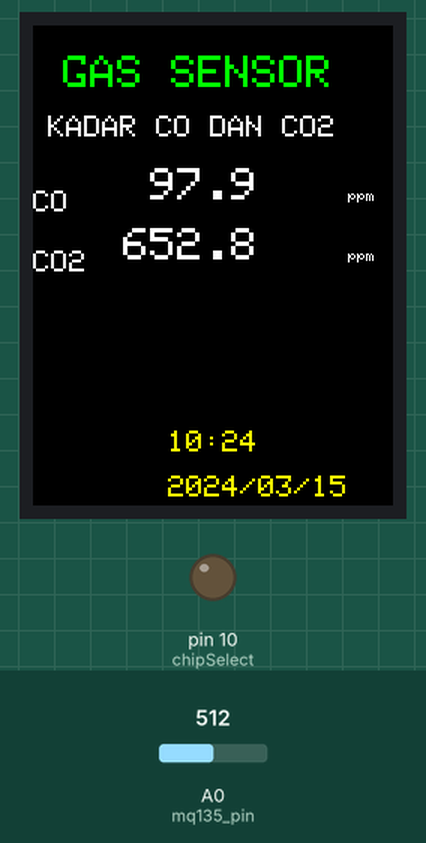
The sketch below on a simulated Arduino Uno, built with avr-gcc and run on an emulated ATmega328P. On the bench: 240×320 colour display, output pins drawn as LEDs (lit = HIGH). The inputs (shaded band) are chosen by the test bench; at power-on: A0 (mq135_pin) = 512. The local clock reads 2024-03-15 10:24:30 at power-on unless the sketch sets it; storage starts empty; what the sketch prints to the serial monitor is not drawn.

Above: at 1.4 s.
1.5 s: A0 (mq135_pin) set to 716
At 2.8 s:
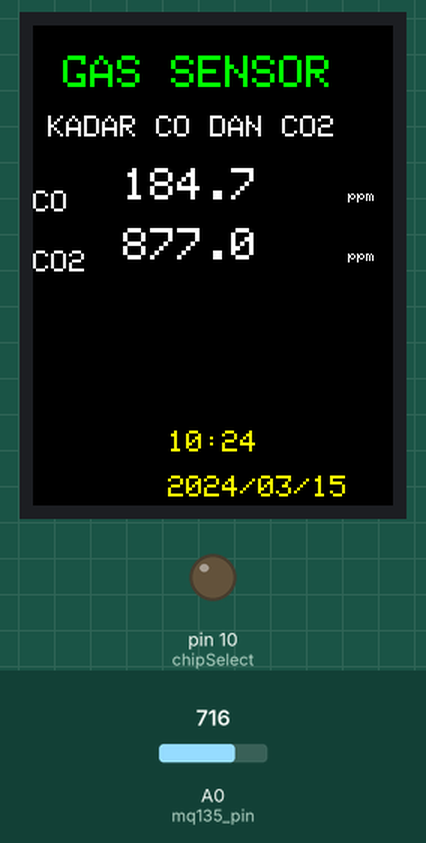
3.1 s: A0 (mq135_pin) set to 900
At 3.8 s:
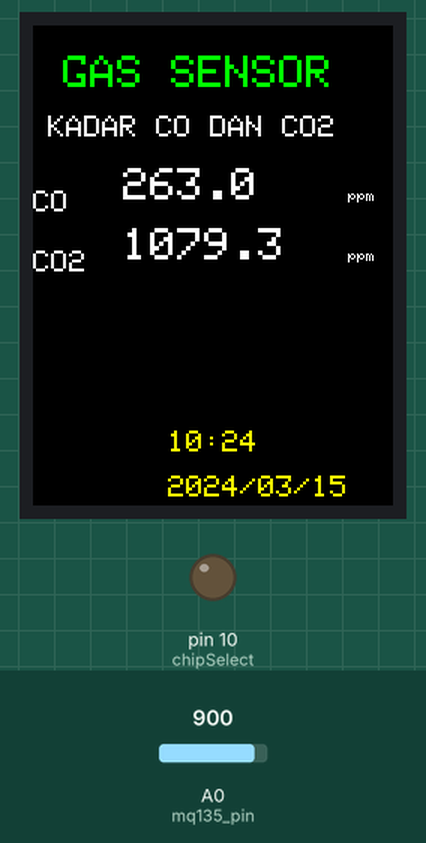
4.6 s: A0 (mq135_pin) set to 1023
At 5.8 s:
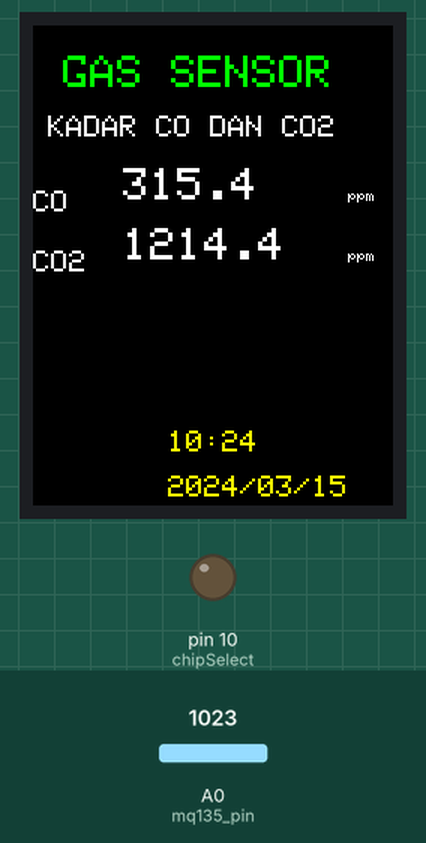
6.1 s: A0 (mq135_pin) set to 1009
At 7.1 s:
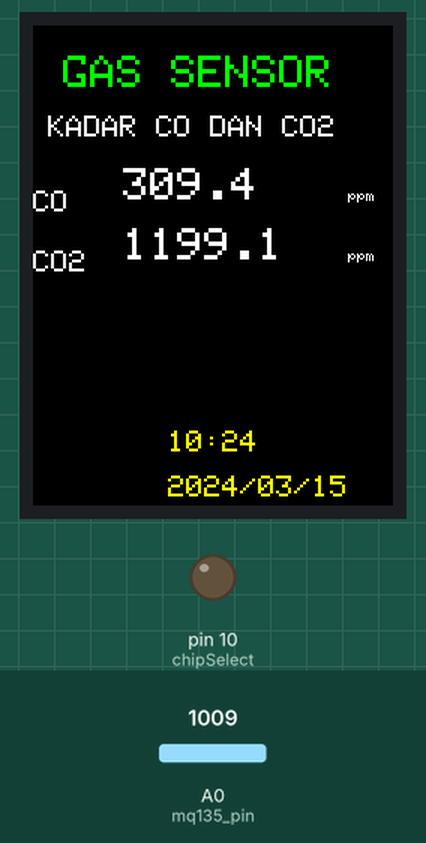
Timing chart, 0 to 9.1 s (numbered marks = the images above; inputs shaded):
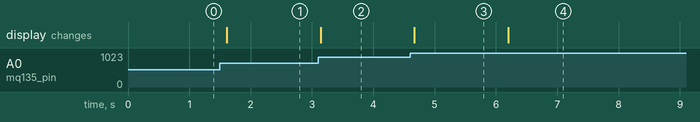

The sketch:

Program_Pengukur_Kadar_CO_dan_CO2.ino
```cpp
#include <Adafruit_GFX.h>
#include <Adafruit_ILI9341.h>
#include <Wire.h>
#include <RTClib.h>
#include <MQ135.h>
#include <SPI.h>
#include <SD.h>


const int chipSelect = 10;

#define TFT_DC 4
#define TFT_CS 7
#define TFT_RST 3
#define TFT_MISO 6
#define TFT_MOSI 5
#define TFT_CLK 2

Adafruit_ILI9341 tft = Adafruit_ILI9341(TFT_CS, TFT_DC, TFT_MOSI, TFT_CLK, TFT_RST, TFT_MISO);

int mq135_pin = A0;
float maxCO = 0;
float minCO = 200;
float maxCO2 = 0;
float minCO2 = 200;
float volt;
char charMinCO[10];
char charMaxCO[10];
char charMinCO2[10];
char charMaxCO2[10];
char timeChar[100];
char dateChar[50];
char COChar[10];
char CO2Char[10];

float CO = 0;
float previousCO = 0;
float CO2 = 0;
float previousCO2 = 0;

DateTime previousTime;

String dateString;
int minuteNow = 0;
int minutePrevious = 0;

RTC_DS3231 rtc;
File dataFile;

void setup() {

  Serial.begin(9600);
  tft.begin();
  tft.setRotation(0);
  tft.fillScreen(ILI9341_BLACK);

  pinMode(chipSelect, OUTPUT);
  if (!SD.begin(chipSelect)) {
    Serial.println("Gagal membuka SD Card!");
    while (1)
      ;
  }
  Serial.println("SD Card berhasil diakses!");

  Wire.begin();
  if (!rtc.begin()) {
    Serial.println("Couldn't find RTC");
    while (1)
      ;
  }
  if (rtc.lostPower()) {
    Serial.println("RTC lost power, setting time to default");
    rtc.adjust(DateTime(F(__DATE__), F(__TIME__)));
  }

  printText("GAS SENSOR", ILI9341_GREEN, 20, 20, 3);
  printText("KADAR CO DAN CO2", ILI9341_WHITE, 10, 60, 2);

  dataFile = SD.open("datalog.csv", FILE_WRITE);
  dataFile.println("Date,Time,CO2 (ppm),CO (ppm)");
  dataFile.close();
}

void loop() {


  int sensorValue = analogRead(mq135_pin);
  volt = sensorValue * (5.0 / 1023);
  CO = abs((87.08 * volt) - 120);
  CO2 = (224.89 * volt) + 90;

  if (CO != previousCO) {
    previousCO = CO;
    dtostrf(CO, 5, 1, COChar);
    tft.fillRect(60, 95, 240, 50, ILI9341_BLACK);
    printText("CO", ILI9341_WHITE, 0, 110, 2);
    printText(COChar, ILI9341_WHITE, 60, 95, 3);
    printText("ppm", ILI9341_WHITE, 210, 110, 1);
  }

  if (CO2 != previousCO2) {
    previousCO2 = CO2;
    dtostrf(CO2, 5, 1, CO2Char);
    tft.fillRect(60, 135, 240, 50, ILI9341_BLACK);
    printText("CO2", ILI9341_WHITE, 0, 150, 2);
    printText(CO2Char, ILI9341_WHITE, 60, 135, 3);
    printText("ppm", ILI9341_WHITE, 210, 150, 1);
  }

  DateTime now = rtc.now();
  int hour = now.hour();
  int minute = now.minute();
  int second = now.second();

  if (minute != minutePrevious) {
    minutePrevious = minute;
    previousTime = now;
    printDateTime(now);
  }

  dataFile = SD.open("datalog.csv", FILE_WRITE);
  dataFile.print(now.day(), DEC);
  dataFile.print("/");
  dataFile.print(now.month(), DEC);
  dataFile.print("/");
  dataFile.print(now.year(), DEC);
  dataFile.print(",");
  dataFile.print(now.hour(), DEC);
  dataFile.print(":");
  dataFile.print(now.minute(), DEC);
  dataFile.print(",");
  dataFile.print(CO2);
  dataFile.print(",");
  dataFile.println(CO);
  dataFile.close();

  Serial.print(now.day(), DEC);
  Serial.print("/");
  Serial.print(now.month(), DEC);
  Serial.print("/");
  Serial.print(now.year(), DEC);
  Serial.print(" ");
  Serial.print(now.hour(), DEC);
  Serial.print(":");
  Serial.print(now.minute(), DEC);
  Serial.print(", CO2 (ppm): ");
  Serial.print(CO2);
  Serial.print(", CO (ppm): ");
  Serial.println(CO);
  delay(100);
}


void printDateTime(DateTime now) {
  sprintf(timeChar, "%02d:%02d", now.hour(), now.minute());
  sprintf(dateChar, "%04d/%02d/%02d", now.year(), now.month(), now.day());

  tft.fillRect(0, 270, 240, 30, ILI9341_BLACK);
  printText(timeChar, ILI9341_YELLOW, 90, 270, 2);
  tft.fillRect(0, 300, 240, 30, ILI9341_BLACK);
  printText(dateChar, ILI9341_YELLOW, 90, 300, 2);
}

void printText(char *text, uint16_t color, uint16_t x, uint16_t y, uint8_t size) {
  tft.setCursor(x, y);
  tft.setTextColor(color);
  tft.setTextSize(size);
  tft.print(text);
}
```

Measured:
- after the input at 1.5 s, the display: changes after 0.11 s (image 1)
- after the input at 3.1 s, the display: changes at once (image 2)
- after the input at 4.6 s, the display: changes after 0.07 s (image 3)
- after the input at 6.1 s, the display: changes after 0.10 s (image 4)
